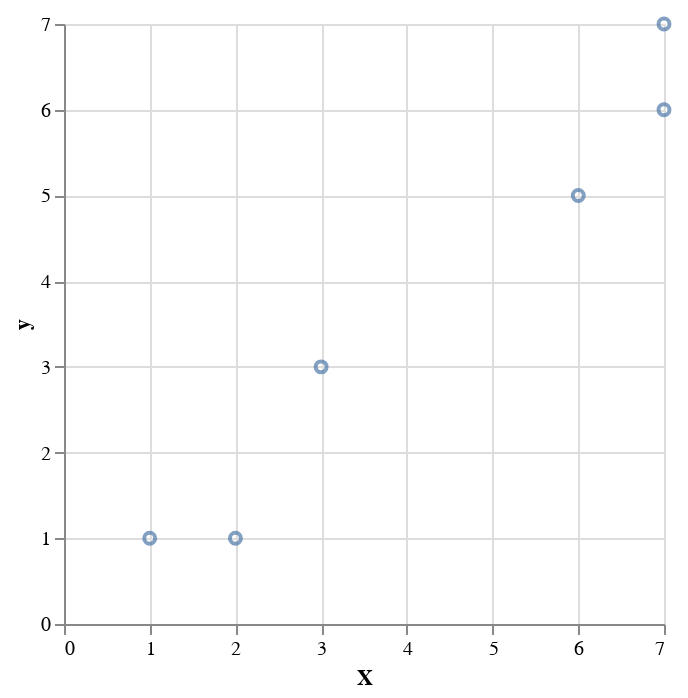

Notebook source saved alongside this figure:
### Markdown cell above
### Understanding Simple Linear Regression

Consider this small and simple dataset:

### Code cell
points = pd.DataFrame(
    [[1, 1], [2, 1], [3, 3], [6, 5], [7, 7], [7, 6]],
    columns=["X", "y"]
)

base = alt.Chart(points).mark_point().encode(
    x='X',
    y='y'
)

base

### Figure 1 — Vega-Lite specification as saved in the notebook (floating-point values rounded to 4 significant figures)
{"config": {"view": {"continuousWidth": 300, "continuousHeight": 300}}, "data": {"name": "data-fc712e376d10b53a6f46adb2694617be"}, "mark": {"type": "point"}, "encoding": {"x": {"field": "X", "type": "quantitative"}, "y": {"field": "y", "type": "quantitative"}}, "$schema": "https://vega.github.io/schema/vega-lite/v5.8.0.json", "datasets": {"data-fc712e376d10b53a6f46adb2694617be": [{"X": 1, "y": 1}, {"X": 2, "y": 1}, {"X": 3, "y": 3}, {"X": 6, "y": 5}, {"X": 7, "y": 7}, {"X": 7, "y": 6}]}}
